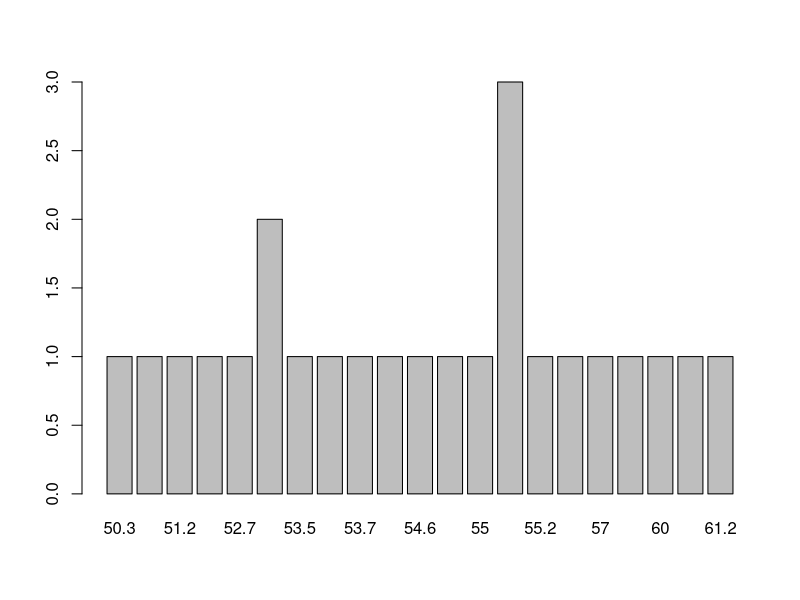
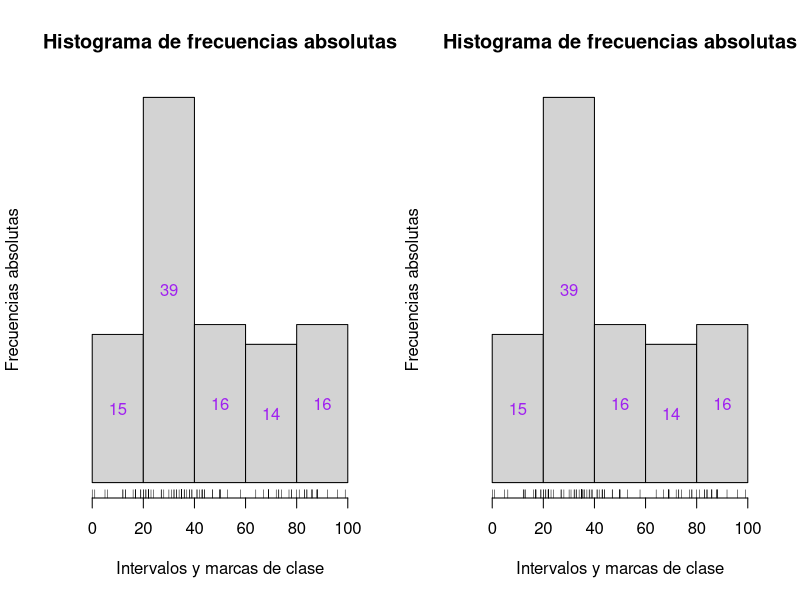

The R source for these figures, in order:
## ---- chunk 1
knitr::opts_chunk$set(echo = TRUE, comment = NA)
## ---- chunk 2
pesos = c(55.1,54.0,55.2,53.7,60.2,53.2,54.6,55.1,51.2,53.2,54.8,52.3,56.9,57.0,55.0,53.5,50.9,55.1,53.6,61.2,59.5,50.3,52.7,60.0)
## ---- chunk 3
barplot(table(pesos))
## ---- chunk 4
#Primera función
TablaFrecs = function(x,k,A,p){ 
  L = min(x)-p/2+A*(0:k)
  x_cut = cut(x, breaks = L, right=FALSE)
  intervals = levels(x_cut)
  mc = (L[1]+L[2])/2+A*(0:(k-1))
  Fr.abs = as.vector(table(x_cut)) 
  Fr.rel = Fr.abs/length(x) 
  Fr.cum.abs = cumsum(Fr.abs) 
  Fr.cum.rel = cumsum(Fr.rel)
  tabla = data.frame(intervals, mc, Fr.abs, Fr.cum.abs, Fr.rel, Fr.cum.rel)
  tabla
  }
## ---- chunk 5
TablaFrecs.L = function(x,L,V){
  x_cut = cut(x, breaks=L, right=FALSE, include.lowest=V)
  intervals = levels(x_cut)
  mc = (L[1:(length(L)-1)]+L[2:length(L)])/2
  Fr.abs = as.vector(table(x_cut)) 
  Fr.rel = Fr.abs/length(x) 
  Fr.cum.abs = cumsum(Fr.abs)
  Fr.cum.rel = cumsum(Fr.rel)
  tabla = data.frame(intervals, mc, Fr.abs, Fr.cum.abs, Fr.rel, Fr.cum.rel)
  tabla
  }
## ---- chunk 6
histAbs = function(x,L) {
  h = hist(x, breaks = L, right = FALSE, freq = FALSE,
           xaxt = "n", yaxt = "n", col = "lightgray", 
           main = "Histograma de frecuencias absolutas", 
           xlab = "Intervalos y marcas de clase",ylab = "Frecuencias absolutas")
  axis(1, at=L)
  text(h$mids, h$density/2, labels=h$counts, col="purple") 
  }
## ---- chunk 7
set.seed(1)
edades = c(sample(0:99,80,replace = TRUE),rep(35,10),rep(22,5),rep(17,3),50,50)
extremos = c(0,20,40,60,80,100)
par(mfrow=c(1, 2))
histAbs(edades, extremos)
rug(edades)
histAbs(edades, extremos)
rug(jitter(edades))
par(mfrow=c(1,1))
set.seed(NULL)
## ---- chunk 8
histAbsCum = function(x,L) {
  h = hist(x, breaks = L, right = FALSE , plot = FALSE) 
  h$density = cumsum(h$density)
  plot(h, freq = FALSE, xaxt = "n", yaxt = "n", col = "lightgray", 
       main = "Histograma de frecuencias absolutas acumuladas", xlab = "Intervalos", 
       ylab = "Frec. absolutas acumuladas")
  axis(1, at=L)
  text(h$mids, h$density/2, labels = cumsum(h$counts), col = "purple") 
  }
